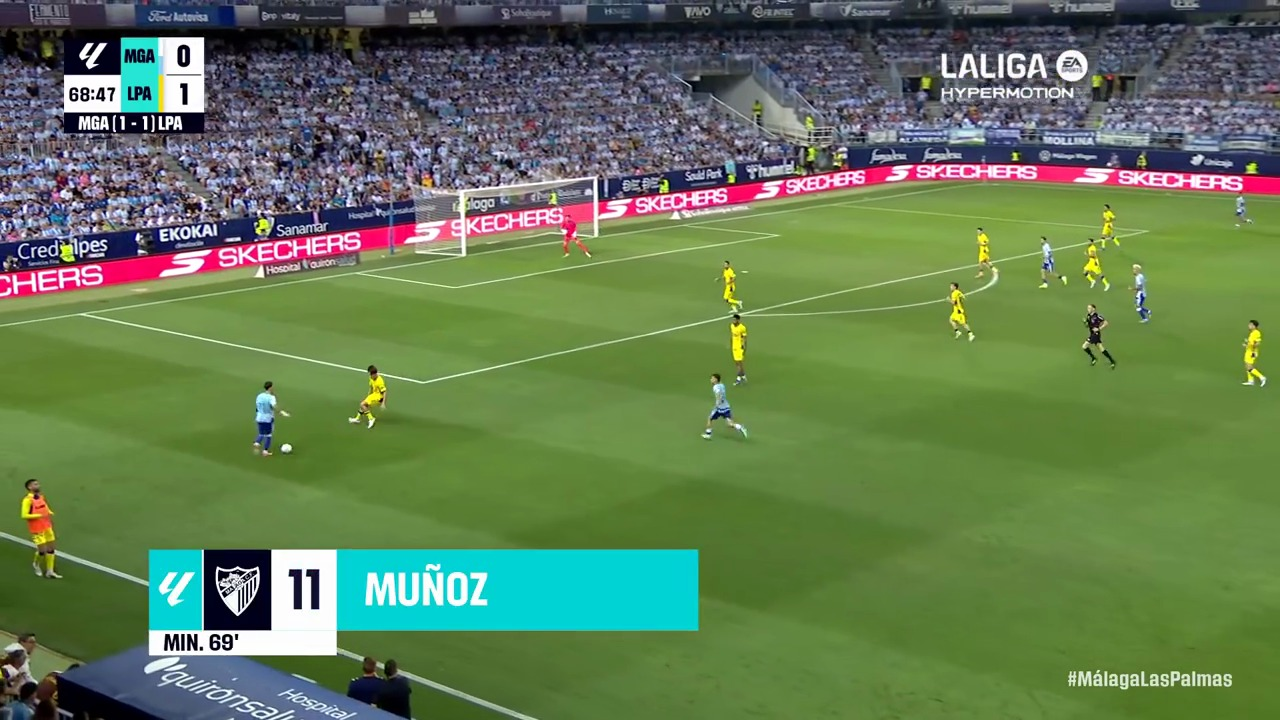
#> input picture data/video_ai/yolo_munoz_anchors/images/train/clip000315_munoz-anchored-55_000055000.jpg, 1280 x 720 px
$ python -i ig_video_to_clip.py   (imports and definitions only)
#> lines starting #> are read from the running program, lines starting #| are printed output that depends on the picture
#> further down, picture is the input picture: PIL image 1280x720 RGB; mean R, G, B 98.9, 122.7, 85.3
#!/usr/bin/env python3
"""
Convierte un vídeo (tipo Instagram/Reels con campo + chapas) en un "clip" del simulador.

Salida: JSON compatible con "Importar clip" (incluye `steps`) + `pro` (Timeline Pro con keyframes).

Uso:
  python3 scripts/ig_video_to_clip.py \
    --input "/ruta/video.mp4" \
    --output "/ruta/clip.json" \
    --name "IG · Partido condicionado"
"""

from __future__ import annotations

import argparse
import datetime as dt
import json
import math
import os
import subprocess
import tempfile
from dataclasses import dataclass
from typing import Dict, List, Optional, Tuple

from PIL import Image

WORLD_W = 1054
WORLD_H = 684


def _run(cmd: List[str]) -> str:
    proc = subprocess.run(cmd, check=True, stdout=subprocess.PIPE, stderr=subprocess.PIPE, text=True)
    return (proc.stdout or "").strip()


# [43 lines left out: functions _ffprobe_duration_seconds, _extract_frames, not called in this run]


def _is_grass(r: int, g: int, b: int) -> bool:
    return g > 70 and g > r + 14 and g > b + 14


def _crop_to_grass(img: Image.Image) -> Image.Image:
    """
    Recorta el área dominante verde (campo) para eliminar barras negras/márgenes.
    """
    rgb = img.convert("RGB")
    w0, h0 = rgb.size
#> w0 = 1280; h0 = 720
    if w0 <= 0 or h0 <= 0:
        return rgb
    probe_max = 320
    scale = min(1.0, float(probe_max) / float(max(w0, h0)))
#> scale = 0.25
    probe = rgb
    if scale < 1.0:
        probe = rgb.resize(
            (max(1, int(round(w0 * scale))), max(1, int(round(h0 * scale)))),
            Image.BILINEAR,
        )
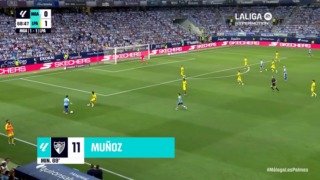
#> probe: PIL image 320x180 RGB; mean R, G, B 99, 122.7, 85.3
    pw, ph = probe.size
#> pw = 320; ph = 180
    px = probe.load()
    minx, miny = pw, ph
#> minx = 320; miny = 180
    maxx, maxy = -1, -1
    green_count = 0
    for y in range(ph):
        for x in range(pw):
            r, g, b = px[x, y]
            if _is_grass(r, g, b):
                green_count += 1
                if x < minx:
                    minx = x
                if y < miny:
                    miny = y
                if x > maxx:
                    maxx = x
                if y > maxy:
                    maxy = y
#> after the loop, green_count = 34106; maxx = 319; maxy = 179; minx = 0; miny = 9
    if maxx <= minx or maxy <= miny:
        return rgb
    area = float((maxx - minx + 1) * (maxy - miny + 1))
#> area = 54720
    total = float(max(1, pw * ph))
#> total = 57600
    if area / total < 0.10 or (green_count / total) < 0.08:
        return rgb
    pad = int(round(0.05 * float(max(pw, ph))))
#> pad = 16
    minx = max(0, minx - pad)
    miny = max(0, miny - pad)
#> miny = 0
    maxx = min(pw - 1, maxx + pad)
    maxy = min(ph - 1, maxy + pad)
    sx = 1.0 / max(scale, 1e-6)
#> sx = 4
    box = (
        max(0, min(int(minx * sx), w0 - 1)),
        max(0, min(int(miny * sx), h0 - 1)),
        max(1, min(int((maxx + 1) * sx), w0)),
        max(1, min(int((maxy + 1) * sx), h0)),
    )
#> box = (0, 0, 1280, 720)
    if box[2] <= box[0] + 20 or box[3] <= box[1] + 20:
        return rgb
    return rgb.crop(box)


@dataclass
class DetectedToken:
    x: float  # 0..1
    y: float  # 0..1
    team: str  # "local" | "rival"
    score: float


def _lum(r: float, g: float, b: float) -> float:
    return 0.2126 * r + 0.7152 * g + 0.0722 * b


# [129 lines left out: function _detect_tokens, not called in this run]


@dataclass
class Track:
    uid: str
    team: str
    positions: List[Tuple[int, float, float]]  # (t_ms, x, y) in world coords


def _distance(a: Tuple[float, float], b: Tuple[float, float]) -> float:
    return math.hypot(a[0] - b[0], a[1] - b[1])


# [279 lines left out: functions _assign_tracks, _token_object, build_clip_from_video, main, not called in this run]


# [2 lines not run here, left out]

>>> from PIL import Image
>>> picture = Image.open('../data/video_ai/yolo_munoz_anchors/images/train/clip000315_munoz-anchored-55_000055000.jpg')
>>> result = _crop_to_grass(picture)

$ run again, on data/video_ai/yolo_munoz_anchors_check/images/train/clip000315_munoz-anchored-55_000056500.jpg
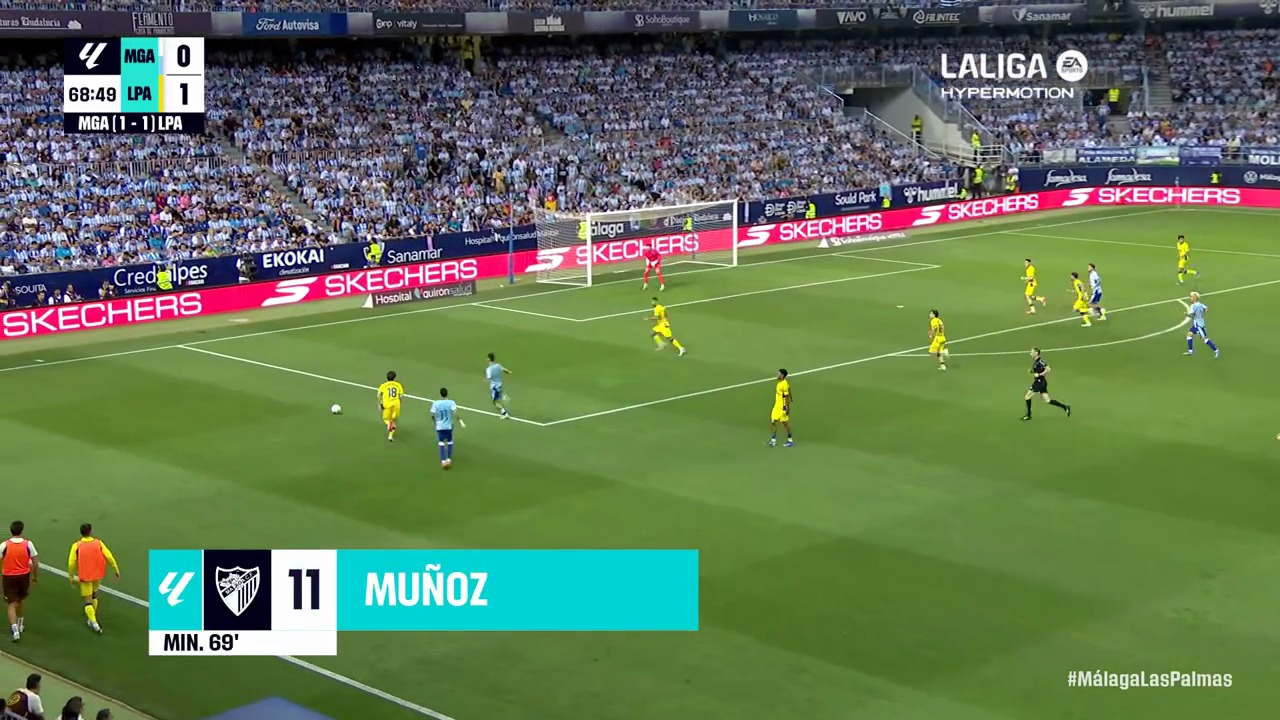
#> input picture data/video_ai/yolo_munoz_anchors_check/images/train/clip000315_munoz-anchored-55_000056500.jpg, 1280 x 720 px
#> picture is the input picture: PIL image 1280x720 RGB; mean R, G, B 98.4, 119.5, 85.6
#> in _crop_to_grass, `probe = rgb.resize( (max(1, int(round(w0 * scale))), max(1, int(round(..`:
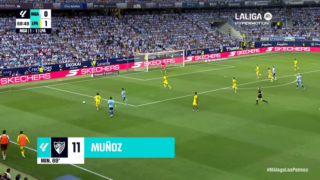
#> probe: PIL image 320x180 RGB; mean R, G, B 98.5, 119.5, 85.7
#> after the loop in _crop_to_grass, `for y in range(ph):`: green_count = 31864; maxx = 319; maxy = 179; minx = 0; miny = 9
#> area = 54720
#> in _crop_to_grass, `miny = max(0, miny - pad)`: miny = 0
#> box = (0, 0, 1280, 720)

$ run again, on data/video_ai/yolo_munoz_anchors_check/images/train/clip000315_munoz-anchored-55_000058000.jpg
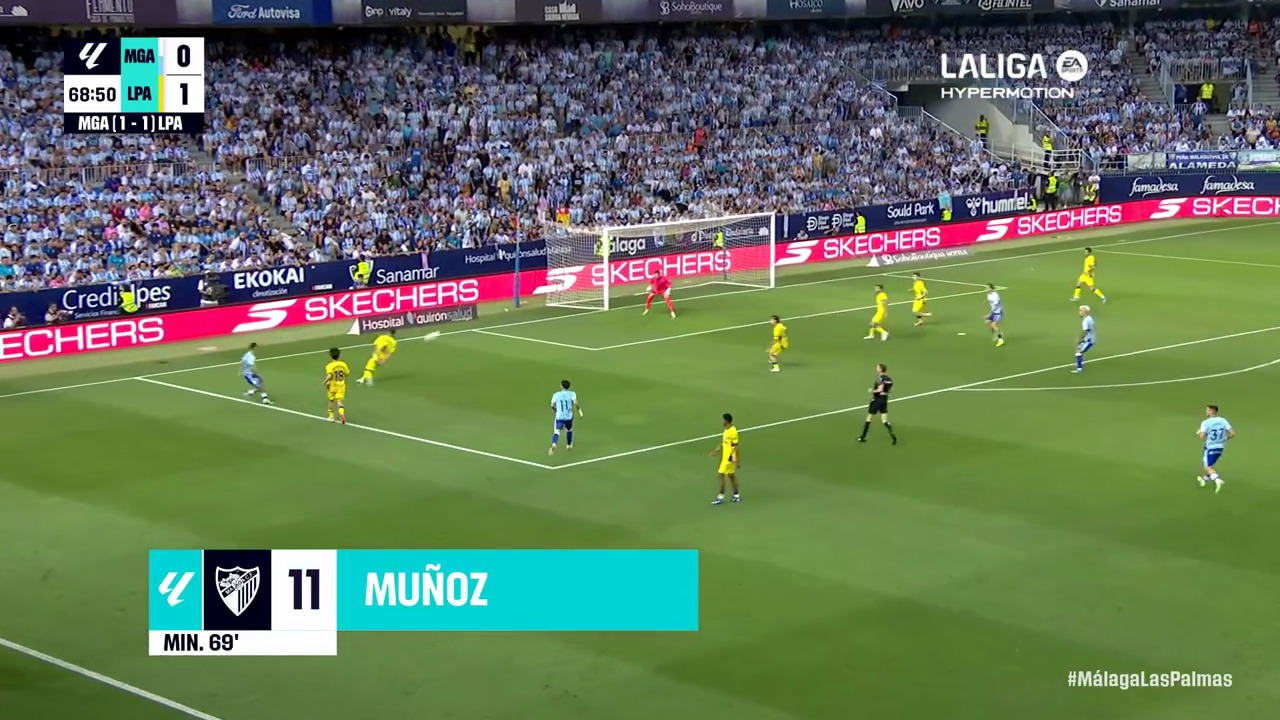
#> input picture data/video_ai/yolo_munoz_anchors_check/images/train/clip000315_munoz-anchored-55_000058000.jpg, 1280 x 720 px
#> picture is the input picture: PIL image 1280x720 RGB; mean R, G, B 100.7, 120, 89.4
#> in _crop_to_grass, `probe = rgb.resize( (max(1, int(round(w0 * scale))), max(1, int(round(..`:
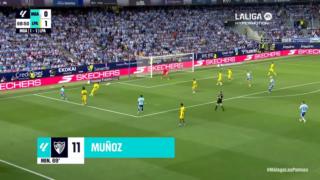
#> probe: PIL image 320x180 RGB; mean R, G, B 100.8, 120.1, 89.5
#> after the loop in _crop_to_grass, `for y in range(ph):`: green_count = 30497; maxx = 319; maxy = 179; minx = 0; miny = 9
#> area = 54720
#> in _crop_to_grass, `miny = max(0, miny - pad)`: miny = 0
#> box = (0, 0, 1280, 720)
